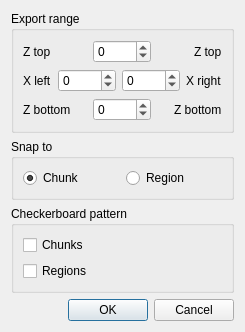
<?xml version="1.0" encoding="UTF-8"?>
<ui version="4.0">
 <class>PngExport</class>
 <widget class="QDialog" name="PngExport">
  <property name="geometry">
   <rect>
    <x>0</x>
    <y>0</y>
    <width>240</width>
    <height>303</height>
   </rect>
  </property>
  <property name="windowTitle">
   <string>PNG export options</string>
  </property>
  <layout class="QVBoxLayout" name="verticalLayout">
   <item>
    <widget class="QGroupBox" name="groupBox">
     <property name="title">
      <string>Export range</string>
     </property>
     <layout class="QVBoxLayout" name="verticalLayout_3">
      <item>
       <layout class="QHBoxLayout" name="horizontalLayout">
        <item>
         <widget class="QLabel" name="label">
          <property name="text">
           <string>Z top</string>
          </property>
         </widget>
        </item>
        <item>
         <spacer name="horizontalSpacer">
          <property name="orientation">
           <enum>Qt::Horizontal</enum>
          </property>
          <property name="sizeHint" stdset="0">
           <size>
            <width>40</width>
            <height>20</height>
           </size>
          </property>
         </spacer>
        </item>
        <item>
         <widget class="QSpinBox" name="spinBox_top">
          <property name="keyboardTracking">
           <bool>false</bool>
          </property>
          <property name="minimum">
           <number>-4096</number>
          </property>
          <property name="maximum">
           <number>4095</number>
          </property>
          <property name="singleStep">
           <number>16</number>
          </property>
         </widget>
        </item>
        <item>
         <spacer name="horizontalSpacer_2">
          <property name="orientation">
           <enum>Qt::Horizontal</enum>
          </property>
          <property name="sizeHint" stdset="0">
           <size>
            <width>40</width>
            <height>20</height>
           </size>
          </property>
         </spacer>
        </item>
        <item>
         <widget class="QLabel" name="label_5">
          <property name="text">
           <string>Z top</string>
          </property>
         </widget>
        </item>
       </layout>
      </item>
      <item>
       <layout class="QHBoxLayout" name="horizontalLayout_2">
        <item>
         <widget class="QLabel" name="label_3">
          <property name="text">
           <string>X left</string>
          </property>
         </widget>
        </item>
        <item>
         <spacer name="horizontalSpacer_3">
          <property name="orientation">
           <enum>Qt::Horizontal</enum>
          </property>
          <property name="sizeHint" stdset="0">
           <size>
            <width>40</width>
            <height>20</height>
           </size>
          </property>
         </spacer>
        </item>
        <item>
         <widget class="QSpinBox" name="spinBox_left">
          <property name="keyboardTracking">
           <bool>false</bool>
          </property>
          <property name="minimum">
           <number>-4096</number>
          </property>
          <property name="maximum">
           <number>4095</number>
          </property>
          <property name="singleStep">
           <number>16</number>
          </property>
         </widget>
        </item>
        <item>
         <spacer name="horizontalSpacer_5">
          <property name="orientation">
           <enum>Qt::Horizontal</enum>
          </property>
          <property name="sizeHint" stdset="0">
           <size>
            <width>40</width>
            <height>20</height>
           </size>
          </property>
         </spacer>
        </item>
        <item>
         <widget class="QSpinBox" name="spinBox_right">
          <property name="keyboardTracking">
           <bool>false</bool>
          </property>
          <property name="minimum">
           <number>-4096</number>
          </property>
          <property name="maximum">
           <number>4095</number>
          </property>
          <property name="singleStep">
           <number>16</number>
          </property>
         </widget>
        </item>
        <item>
         <spacer name="horizontalSpacer_4">
          <property name="orientation">
           <enum>Qt::Horizontal</enum>
          </property>
          <property name="sizeHint" stdset="0">
           <size>
            <width>40</width>
            <height>20</height>
           </size>
          </property>
         </spacer>
        </item>
        <item>
         <widget class="QLabel" name="label_4">
          <property name="text">
           <string>X right</string>
          </property>
         </widget>
        </item>
       </layout>
      </item>
      <item>
       <layout class="QHBoxLayout" name="horizontalLayout_3">
        <item>
         <widget class="QLabel" name="label_2">
          <property name="text">
           <string>Z bottom</string>
          </property>
         </widget>
        </item>
        <item>
         <spacer name="horizontalSpacer_6">
          <property name="orientation">
           <enum>Qt::Horizontal</enum>
          </property>
          <property name="sizeHint" stdset="0">
           <size>
            <width>40</width>
            <height>20</height>
           </size>
          </property>
         </spacer>
        </item>
        <item>
         <widget class="QSpinBox" name="spinBox_bottom">
          <property name="keyboardTracking">
           <bool>false</bool>
          </property>
          <property name="minimum">
           <number>-4096</number>
          </property>
          <property name="maximum">
           <number>4095</number>
          </property>
          <property name="singleStep">
           <number>16</number>
          </property>
         </widget>
        </item>
        <item>
         <spacer name="horizontalSpacer_7">
          <property name="orientation">
           <enum>Qt::Horizontal</enum>
          </property>
          <property name="sizeHint" stdset="0">
           <size>
            <width>40</width>
            <height>20</height>
           </size>
          </property>
         </spacer>
        </item>
        <item>
         <widget class="QLabel" name="label_6">
          <property name="text">
           <string>Z bottom</string>
          </property>
         </widget>
        </item>
       </layout>
      </item>
     </layout>
    </widget>
   </item>
   <item>
    <widget class="QGroupBox" name="groupBox_3">
     <property name="title">
      <string>Snap to</string>
     </property>
     <layout class="QHBoxLayout" name="horizontalLayout_4">
      <item>
       <widget class="QRadioButton" name="radioButton_chunk">
        <property name="text">
         <string>Chunk</string>
        </property>
        <property name="checked">
         <bool>true</bool>
        </property>
       </widget>
      </item>
      <item>
       <widget class="QRadioButton" name="radioButton_region">
        <property name="text">
         <string>Region</string>
        </property>
       </widget>
      </item>
     </layout>
    </widget>
   </item>
   <item>
    <widget class="QGroupBox" name="groupBox_2">
     <property name="title">
      <string>Checkerboard pattern</string>
     </property>
     <layout class="QVBoxLayout" name="verticalLayout_2">
      <item>
       <widget class="QCheckBox" name="checkBox_chunk">
        <property name="text">
         <string>Chunks</string>
        </property>
       </widget>
      </item>
      <item>
       <widget class="QCheckBox" name="checkBox_region">
        <property name="text">
         <string>Regions</string>
        </property>
       </widget>
      </item>
     </layout>
    </widget>
   </item>
   <item>
    <widget class="QDialogButtonBox" name="buttonBox">
     <property name="orientation">
      <enum>Qt::Horizontal</enum>
     </property>
     <property name="standardButtons">
      <set>QDialogButtonBox::Cancel|QDialogButtonBox::Ok</set>
     </property>
    </widget>
   </item>
  </layout>
 </widget>
 <resources/>
 <connections>
  <connection>
   <sender>buttonBox</sender>
   <signal>accepted()</signal>
   <receiver>PngExport</receiver>
   <slot>accept()</slot>
   <hints>
    <hint type="sourcelabel">
     <x>248</x>
     <y>254</y>
    </hint>
    <hint type="destinationlabel">
     <x>157</x>
     <y>274</y>
    </hint>
   </hints>
  </connection>
  <connection>
   <sender>buttonBox</sender>
   <signal>rejected()</signal>
   <receiver>PngExport</receiver>
   <slot>reject()</slot>
   <hints>
    <hint type="sourcelabel">
     <x>316</x>
     <y>260</y>
    </hint>
    <hint type="destinationlabel">
     <x>286</x>
     <y>274</y>
    </hint>
   </hints>
  </connection>
 </connections>
</ui>
